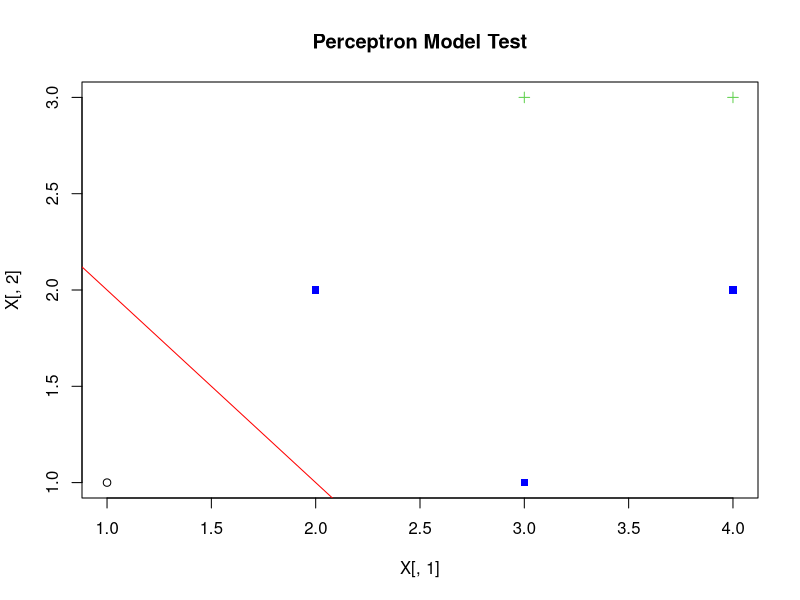
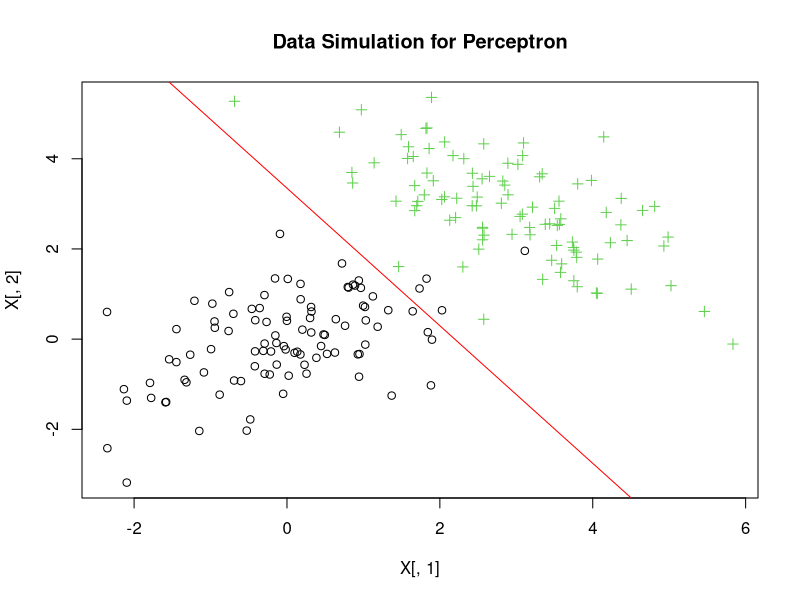
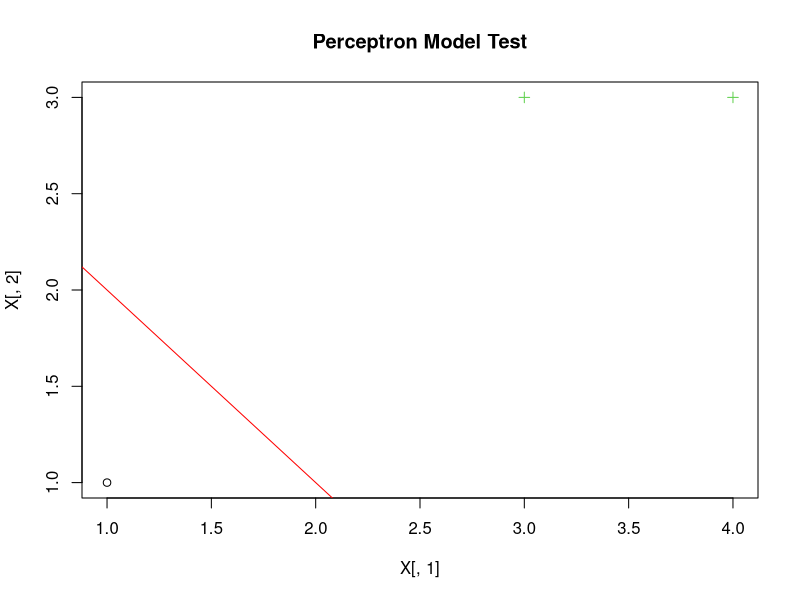
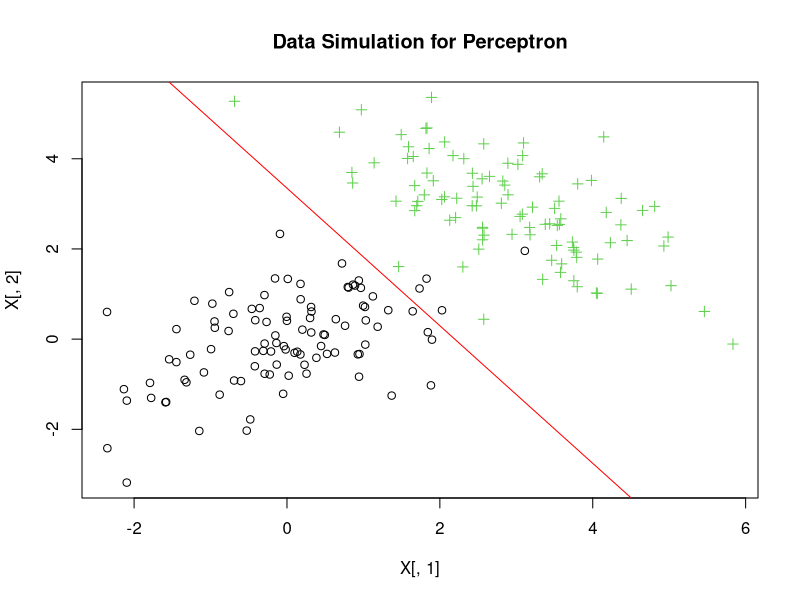

R code for these plots, in order:
##### 1.感知机学习算法的原始形式
### 1.1 算法实现
Perceptron = function(X, y, eta, maxit = 5000){
  #输入：特征向量X，标签向量y，学习率eta，最大迭代次数（默认为5000）
  X = as.matrix(X)   #数据处理：将特征向量转化成矩阵形式
  
  N = dim(X)[1]  #训练样本点的个数
  n= dim(X)[2]   #特征向量的维度
  
  w = rep(0,n)   #设置初值w_0, b_0
  b = 0
  
  ID = sample(N)   #打乱样本，尽量使得每个样本点在迭代时都能被取到
  
  j = 1   #记录迭代次数
  while (1) {   
    IDx = ID[(j-1)%%N+1]   #余数运算
    #判断是否正确分类
    if(y[IDx]*(X[IDx,]%*%w +b) <= 0){   
      w = w + eta*y[IDx]*X[IDx,]   #未正确分类，进行迭代训练，更新 w 和 b
      b = b + eta*y[IDx] 
    }
    
    #设置迭代停止的条件
    if(sum(y*(X %*% w + b)<=0) == 0)   
      break    #样本点全部被正确分类时停止
    
    j = j+1
    if(j >= maxit){
      warning("Iteration does not converage.")
      break()    #迭代次数达到设置的最大值时停止
    }
  }
  
  out = list(w = w, b = b)  #输出训练的结果
  out
}

### 1.2 利用训练的模型进行预测
Perceptron.predict = function(model, X){  
  #预测需要输入的参数：训练好的感知机模型，需要预测数据的特征向量
  y = sign(X%*%model$w + model$b)    #预测
  out = y   #输出
}


### 1.3 算法检验(数据来自于教材例2.1)
X = matrix(NA,3,2)
X[1,] = c(3,3)
X[2,] = c(4,3)
X[3,] = c(1,1)  #特征向量
y = c(1,1,-1)  #标签向量

set.seed(2020211911)   #设置随机种子，保证结果的可复现性
model1 = Perceptron(X, y, eta = 1)  #训练模型
model1  #输出参数

#绘图
plot(X[,1],X[,2],pch=(y+2),col= (y+2),
    title(main = "Perceptron Model Test", xlab = "",ylab = ""))   #绘图参数
abline(a = -model1$b/(model1$w[2]+exp(-10)), b = -model1$w[1]/(model1$w[2]+exp(-10)), col = "red" )
#添加训练得到的超平面


### 1.4 判断新样本的类别
new_X = matrix(NA,3,2)  #生成测试集
new_X[1,] = c(2, 2)
new_X[2,] = c(3, 1)
new_X[3,] = c(4, 2) #新样本点的特征向量
new_Y.predict = Perceptron.predict(model1, new_X)  #预测
new_Y.predict  #输出预测类别

#绘制测试集中的样本点
for (i in 1:3) {  
  points(new_X[i,1], new_X[i,2],pch = 15, col = "blue")
}


##### 1.5 进一步讨论
library(MASS)  #加载程辑包

## 构造多元正态分布
mu1 = c(0,0)  
mu2 = c(3,3)   #均值
Sigma1 = matrix(c(1,0.5,0.5,1),ncol = 2,nrow = 2)
Sigma2 = matrix(c(1,-0.5,-0.5,1),ncol = 2,nrow = 2)  #方差

#生成两组长度为100的多元正态随机数，分别属于“正类”和“负类”
n1 = 100
n2 = 100
X1 = mvrnorm(n1, mu1, Sigma1)
X2 = mvrnorm(n2, mu2, Sigma2)   

#par(mfrow=c(2,3))   #设置绘图窗口为2行3列
#set.seed(2023) #设置随机种子，保证结果可复现

X = rbind(X1, X2)  #特征向量
y = c(rep(-1,100), rep(1,100))  #标签向量
model2 = Perceptron(X, y, eta = 1)  #训练模型
model2  #输出模型参数
#绘图
plot(X[,1],X[,2],pch=(y+2),col= (y+2),
     title(main = "Data Simulation for Perceptron", xlab = "",ylab = ""))
abline(a = -model2$b/(model2$w[2]+exp(-10)), b = -model2$w[1]/(model2$w[2]+exp(-10)), col = "red" )


#利用训练得到的模型来测试训练集
Y.hat = Perceptron.predict(model2, X)   #测试
table(y, Y.hat)    #与标志向量进行比较
sum(y == Y.hat)/length(y)   #分类正确率






##### 2.感知机学习算法的对偶形式
### 2.1 算法实现
Perceptron.Dual = function(X, y, eta, maxit = 5000){
  #输入：特征向量X，标签向量y，学习率eta，最大迭代次数（默认为5000）
  X = as.matrix(X)  #数据处理：将特征向量转化成矩阵形式
  
  N = dim(X)[1]   #训练样本点的个数
  n = dim(X)[2]   #特征向量的维度
  
  alpha = rep(0,N)  
  b = 0              #设置迭代初始值
  
  G = X %*% t(X)   #计算Gram矩阵
  
  
  ID = sample(N)    #打乱样本点，尽量使得每个样本点在迭代时都能被取到
  
  j = 1    #记录迭代次数
  while (1) {
    IDx = ID[(j-1)%%N+1]   #余数运算
    #判断是否正确分类
    if(y[IDx]*(G[IDx,]%*%(alpha*y) + b) <= 0){   #未正确分类，进行迭代训练，更新 w 和 b
      alpha[IDx] = alpha[IDx] + eta
      b = b + eta*y[IDx]
    }
    
    #设置迭代停止的条件
    if(sum(y*(G%*%(y*alpha)+b)<=0) == 0)
      break    #样本点全部被正确分类时停止
    
    j = j+1
    
    if(j >= maxit){
      warning("Iteration does not converge")
      break()    #迭代次数达到设置的最大值时停止
    }
  
  }
  w = t(X)%*%(alpha*y)    #计算 w
  out = list(w = w, b = b, alpha = alpha)   #输出训练得到的结果
  out
}

### 2.2 利用训练的模型进行预测
Perceptron.Dual.predict = function(model, X){  
  #预测需要输入的参数：训练好的感知机模型，需要预测数据的特征向量
  y = sign(X%*%model$w + model$b)    #预测
  out = y   #输出
}



### 2.3 算法检验(数据来自于教材例2.1)
X = matrix(NA,3,2)
X[1,] = c(3,3)
X[2,] = c(4,3)
X[3,] = c(1,1)  #特征向量
y = c(1,1,-1)  #标签向量

set.seed(2020211911)   #设置随机种子，保证结果的可复现性
model3 = Perceptron.Dual(X, y, eta = 1)  #训练模型
model3  #输出参数

#绘图
plot(X[,1],X[,2],pch=(y+2),col= (y+2),
     title(main = "Perceptron Model Test", xlab = "",ylab = ""))   #绘图参数
abline(a = -model3$b/(model3$w[2]+exp(-10)), b = -model3$w[1]/(model3$w[2]+exp(-10)), col = "red" )
#添加训练得到的超平面


### 2.4 判断新样本的类别
new_X = matrix(NA,3,2)  #生成测试集
new_X[1,] = c(2, 2)
new_X[2,] = c(3, 1)
new_X[3,] = c(4, 2) #新样本点的特征向量
new_Y.predict.Dual = Perceptron.Dual.predict(model3, new_X)  #预测
new_Y.predict.Dual  #输出预测类别

### 2.5 进一步讨论

library(MASS)  #加载程辑包

## 构造多元正态分布
mu1 = c(0,0)  
mu2 = c(3,3)   #均值
Sigma1 = matrix(c(1,0.5,0.5,1),ncol = 2,nrow = 2)
Sigma2 = matrix(c(1,-0.5,-0.5,1),ncol = 2,nrow = 2)  #方差

#生成两组长度为100的多元正态随机数，分别属于“正类”和“负类”
n1 = 100
n2 = 100
X1 = mvrnorm(n1, mu1, Sigma1)
X2 = mvrnorm(n2, mu2, Sigma2)   

X = rbind(X1, X2)  #特征向量
y = c(rep(-1,100), rep(1,100))  #标签向量
model4 = Perceptron.Dual(X, y, eta = 1)  #训练模型
model4  #输出模型参数

#绘图
plot(X[,1],X[,2],pch=(y+2),col= (y+2),
     title(main = "Data Simulation for Perceptron", xlab = "",ylab = ""))
abline(a = -model4$b/(model4$w[2]+exp(-10)), b = -model4$w[1]/(model4$w[2]+exp(-10)), col = "red" )

#利用训练得到的模型来测试训练集
Y.hat = Perceptron.Dual.predict(model4, X)   #测试
table(y, Y.hat)    #与标志向量进行比较
sum(y == Y.hat)/length(y)   #分类正确率

##### 3.感知机两种形式的算法比较
system.time({model5 = Perceptron(X, y, eta = 1, maxit = 10000)})
system.time({model6 = Perceptron.Dual(X, y, eta = 1, maxit = 10000)})


